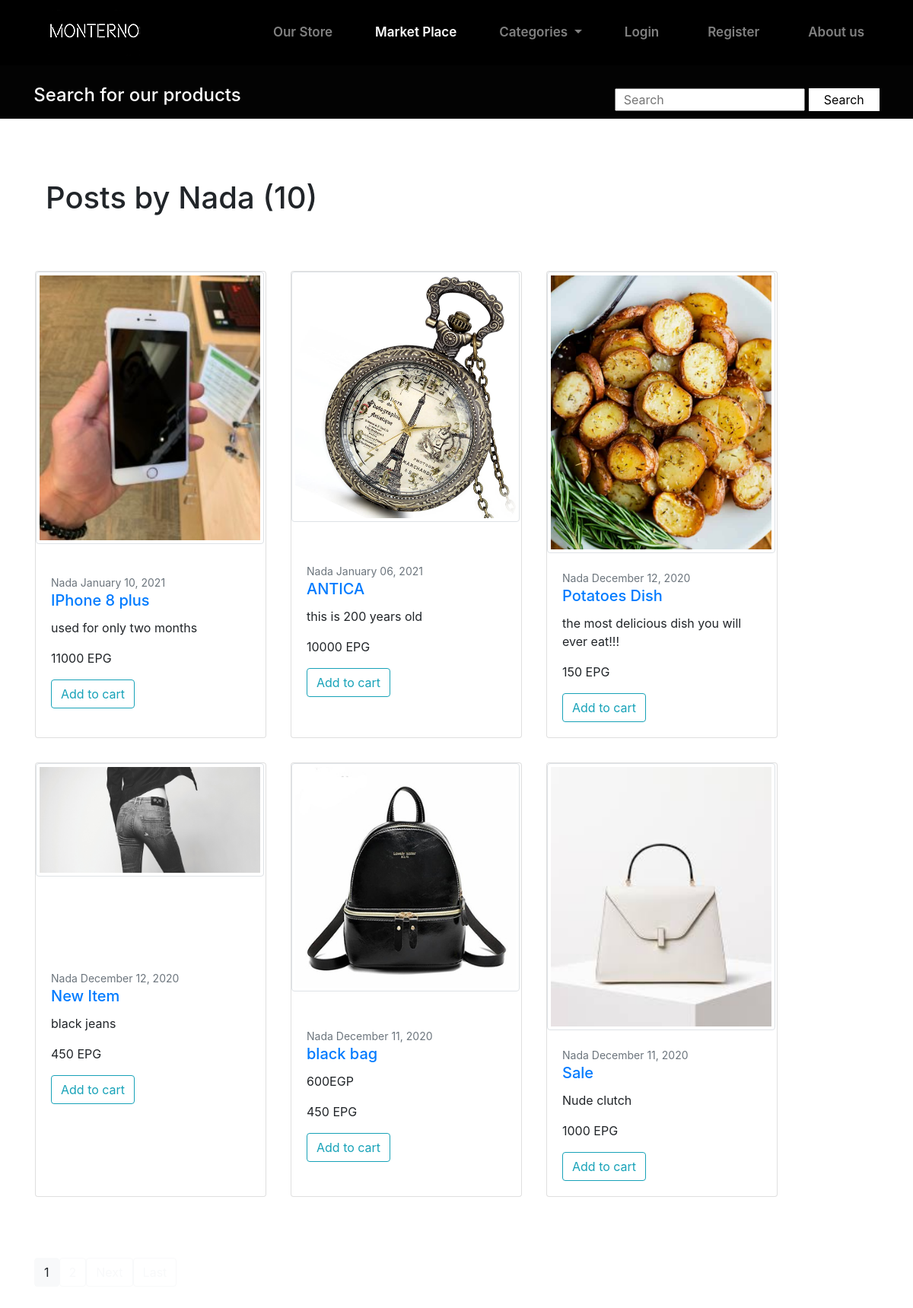
The app's page /user/Nada/ with its own data.
### blog/models.py (models this page shows, shortened)
class Post(models.Model):
    CATEGORIES=(
    ('Bags','Bags'),('Shoes','Shoes'),
    ('Tops','Tops'),('Jeans','Jeans'),
    ('Pants','Pants'),('Mobile Phones','Mobile Phones'),
    ('HeadPhones','HeadPhones')
		)
    category=models.CharField(max_length=100,choices=CATEGORIES,default='none')
    title= models.CharField(max_length=100)
    content= models.TextField()
    header_image=models.ImageField(null=True, blank=True, upload_to="images/",default='/static/blog/product2')
    price=models.CharField(max_length=5)
    author = models.ForeignKey(User,on_delete=models.CASCADE)
    favourites=models.ManyToManyField(User,related_name='favourite',default='none',blank=True)
    date_posted = models.DateTimeField(default=timezone.now)

### blog/views.py (the view)
# urls.py: path('user/<str:username>/',UserPostListView.as_view(), name='user-posts'),
class UserPostListView(ListView):
    model=Post
    template_name='blog/user-posts.html'
    context_object_name='posts'
    paginate_by=6
    def get_queryset(self):
        user=get_object_or_404(User,username=self.kwargs.get('username'))
        return Post.objects.filter(author=user).order_by('-date_posted')

### blog/templates/blog/user-posts.html (shortened to what this page needs)
{% extends "blog/base2.html" %}
{%load static%}
{% block content %}
<div class="container">
<div class="mb-3"> <h1 class="mb-3">Posts by {{view.kwargs.username}} ({{ page_obj.paginator.count}})</h1></div>
</div>
<div class="row">
    {% for post in posts %}
    <div class="card flex-row flex-wrap m-3" style="width: 19rem; ">
      <div class="card-img-top" alt="...">
        {% if post.header_image %}
          <img src="{{ post.header_image.url }}" class="img-thumbnail p-1" width = "300" height = "300">
        {% endif %}
      </div>
    <div class="card-body">
      <small class="text-muted">{{ post.author }} {{ post.date_posted|date:"F d, Y" }}</small>
      <h5 class="card-title"><a href="{% url 'post-detail' post.id %}">{{ post.title }}</a></h5>
      <p class="card-text">{{ post.content }}</p>
      <p class="card-text">{{ post.price }} EPG</p>
      <a href="#" class="btn btn-outline-info">Add to cart</a>
    </div>
   </div>
    {% endfor %}
  </div>
    <br>
  <div class="container">
    <div class="row">
     {% if is_paginated %}
      {% for num in page_obj.paginator.page_range %}
        {% if page_obj.number == num %}
          <a class="btn btn-light mb-4" href="?page={{ num }}">{{ num }}</a>
        {% elif num > page_obj.number|add:'-3' and num < page_obj.number|add:'3' %}
          <a class="btn btn-outline-light mb-4" href="?page={{ num }}">{{ num }}</a>
        {% endif %}
      {% endfor %}
      {% if page_obj.has_next %}
        <a class="btn btn-outline-light mb-4" href="?page={{ page_obj.next_page_number }}">Next</a>
        <a class="btn btn-outline-light mb-4" href="?page={{ page_obj.paginator.num_pages }}">Last</a>
      {% endif %}
    {% endif %}
  </div>
{% endblock content %}

### blog/static/css/test.css (style rules this page uses)
* { padding: 0; margin:0; box-sizing: border-box; }
.container { width:80%; margin-top:40px; margin-bottom:40px; overflow:hidden; }
.card { border:none; }

### blog/static/css/test2.css (style rules this page uses)
html, body { height: 100%; width: 100%; margin: 0; font-family: 'Roboto', sans-serif; }

### records on screen
Post: header_image (picture), author "Nada", date_posted "January 10, 2021", title "IPhone 8 plus", content "used for only two months", price "11000"
Post: header_image (picture), author "Nada", date_posted "January 06, 2021", title "ANTICA", content "this is 200 years old", price "10000"
Post: header_image (picture), author "Nada", date_posted "December 12, 2020", title "Potatoes Dish", content "the most delicious dish you will ever eat!!!", price "150"
Post: header_image (picture), author "Nada", date_posted "December 12, 2020", title "New Item", content "black jeans", price "450"
Post: header_image (picture), author "Nada", date_posted "December 11, 2020", title "black bag", content "600EGP", price "450"
Post: header_image (picture), author "Nada", date_posted "December 11, 2020", title "Sale", content "Nude clutch", price "1000"

### other values on screen
{{ view.kwargs.username }} "Nada"
{{ page_obj.paginator.count }} "10"
{{ num }} "1"
